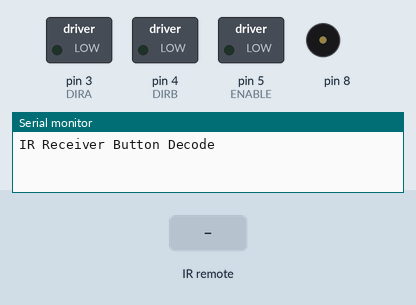
The sketch below on a simulated Arduino Uno, built with avr-gcc and run on an emulated ATmega328P. On the bench: switched loads named in the sketch (green lamp = pin HIGH), buzzer (waves = sounding), the last lines printed to the serial monitor. Inputs (shaded band) come from the test bench.

Above: at 1.2 s.
1.3 s: infrared code 0xFF30CF received
At 1.72 s:
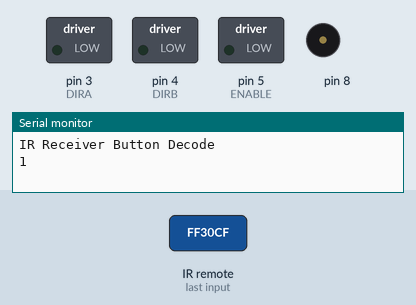
4.3 s: infrared code 0xFF629D received
At 6.7 s:
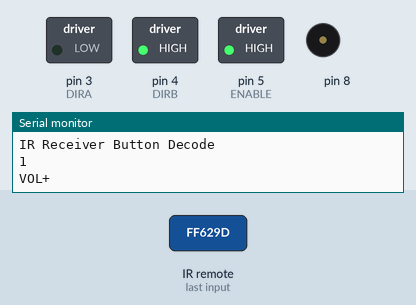
7.3 s: infrared code 0xFFA857 received
At 7.8 s:
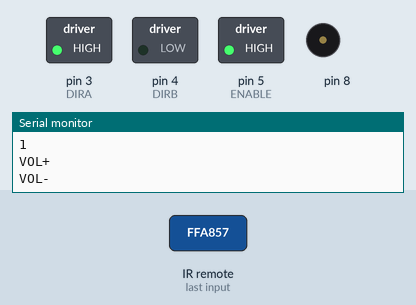
8.8 s: infrared code 0xFF18E7 received
At 9.8 s:
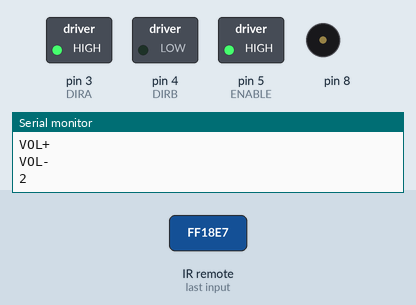
Timing chart, 0 to 11.8 s (numbered marks = the images above; inputs shaded):
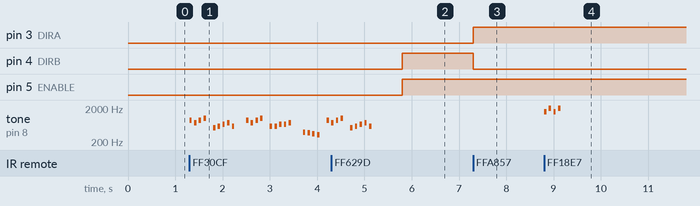

The sketch:

morucar.ino
```cpp
#include "IRremote.h"
#include "pitches.h"
#include "NewTone.h"

int RECEIVER = 13;
int ENABLE = 5;
int DIRA = 3;
int DIRB = 4;
int POWER = 10;
int BUZZER = 8;

IRrecv irrecv(RECEIVER); // 受信で使用するオブジェクトを作成 'irrecv'
decode_results results;  // 受信情報の格納先を作成 'results'

int count = 0;

int pui[] = {NOTE_G6, NOTE_B6, NOTE_G6, NOTE_B6,0};
int op[] = {NOTE_A5, NOTE_FS5, NOTE_A5, NOTE_B5, 0, NOTE_C5, NOTE_D5, NOTE_E5, NOTE_FS5, NOTE_D5, 0, 0, NOTE_A5, NOTE_FS5, NOTE_A5, NOTE_B5, 0, NOTE_D5, NOTE_D5, NOTE_E5, NOTE_E5, NOTE_FS5, 0, 0, NOTE_G4, NOTE_FS4, NOTE_F4, NOTE_E4, 0, NOTE_A5, NOTE_FS5, NOTE_A5, NOTE_B5, 0, NOTE_C5, NOTE_D5, NOTE_E5, NOTE_FS5, NOTE_D5, 0};
int duration = 50;

void OP(){
  //オープニングの最後のところが流れる
  int length = sizeof(op) / sizeof(*op);
  for (int thisNote = 0; thisNote < length; thisNote++) {
    NewTone(BUZZER, op[thisNote], duration);
    delay(100);
  }
}

void PUI(){
  //鳴き声が流れる
  int length = sizeof(pui) / sizeof(*pui);
  for (int thisNote = 0; thisNote < length; thisNote++) {
    NewTone(BUZZER, pui[thisNote], duration);
    delay(100);
  }
}

void setup() {
  // put your setup code here, to run once:
  pinMode(ENABLE,OUTPUT);
  pinMode(DIRA,OUTPUT);
  pinMode(DIRB,OUTPUT);
  pinMode(POWER, OUTPUT);
  Serial.begin(9600);
  Serial.println("IR Receiver Button Decode");
  irrecv.enableIRIn(); // Start the receiver
  pinMode(RECEIVER, INPUT);
}


void FrontMotor(){
  //前進
  digitalWrite(ENABLE,HIGH);
  digitalWrite(DIRA,LOW);
  digitalWrite(DIRB,HIGH);
}
void BackMotor(){
  //後進
  digitalWrite(ENABLE,HIGH);
  digitalWrite(DIRA,HIGH);
  digitalWrite(DIRB,LOW);
}

void StopMotor(){
  //止まる
  digitalWrite(ENABLE,LOW);
  digitalWrite(DIRA,LOW);
  digitalWrite(DIRB,LOW);
}

void translateIR() // takes action based on IR code received
{
  switch(results.value){
    case 0xFFA25D: Serial.println("POWER");
      //接続確認
      count++;
      count = count % 2;
      digitalWrite(POWER, count);
      break;
    case 0xFF629D: Serial.println("VOL+");
      //前進
      FrontMotor();
      break;
    case 0xFF02FD: Serial.println("PAUSE");
      //止まる
      StopMotor();
      break;
    case 0xFFA857: Serial.println("VOL-");
      //後進
      BackMotor();
      break;
    case 0xFF30CF: Serial.println("1");
      //オープニングが流れる
      OP();
      break;
    case 0xFF18E7: Serial.println("2");
      //鳴き声が流れる
      PUI();
      break;
    default:
    Serial.println(" other button   ");
  }// End Case
  delay(500);
}

void controller(){
  //リモコン
  if (irrecv.decode(&results))
  {
    translateIR();
    irrecv.resume(); // receive the next value
  }
}


void loop() {
  controller();
}
```

Measured:
- after the input at 1.3 s, tone on pin 8: plays 880 Hz for 0.05 s, 740 Hz for 0.05 s, 880 Hz for 0.05 s, 988 Hz for 0.05 s, 523 Hz for 0.05 s, 587 Hz for 0.05 s … (23 notes in this stretch), starting at once
- after the input at 4.3 s, pin 4 (DIRB), pin 5 (ENABLE): LOW → HIGH after 1.5 s
- after the input at 7.3 s, pin 3 (DIRA): LOW → HIGH at once; pin 4 (DIRB): HIGH → LOW at once
- after the input at 8.8 s, tone on pin 8: plays 1568 Hz for 0.05 s, 1976 Hz for 0.05 s, 1568 Hz for 0.05 s, 1976 Hz for 0.05 s, starting at once
